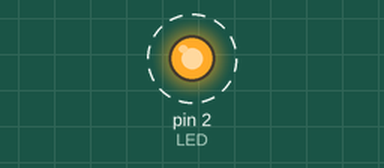
Simulated run of this sketch. Board: Arduino Uno, built with avr-gcc and run on an emulated ATmega328P. On the bench: output pins drawn as LEDs (lit = HIGH). Dashed ring = blinking.

Above: at 0.05 s.
Timing chart, 0 to 3.0 s (numbered marks = the images above):
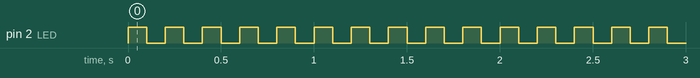

The sketch:

LEDBlink.ino
```cpp
#define LED 2 //GPIO 2 is onboard LED

void setup(){
  pinMode(LED,OUTPUT);
}

void loop(){
  digitalWrite(LED,HIGH);
  delay(100); // in ms
  digitalWrite(LED,LOW);
  delay(100);
}
```

Measured:
- by itself, pin 2 (LED): alternates HIGH for 0.10 s and LOW for 0.10 s
